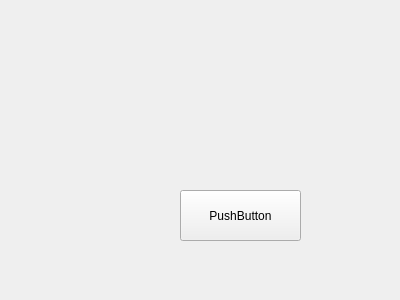
<?xml version="1.0" encoding="UTF-8"?>
<ui version="4.0">
 <class>Payment</class>
 <widget class="QWidget" name="Payment">
  <property name="geometry">
   <rect>
    <x>0</x>
    <y>0</y>
    <width>400</width>
    <height>300</height>
   </rect>
  </property>
  <property name="windowTitle">
   <string>Form</string>
  </property>
  <widget class="QPushButton" name="pushButton">
   <property name="geometry">
    <rect>
     <x>180</x>
     <y>190</y>
     <width>121</width>
     <height>51</height>
    </rect>
   </property>
   <property name="text">
    <string>PushButton</string>
   </property>
  </widget>
 </widget>
 <resources/>
 <connections/>
</ui>
